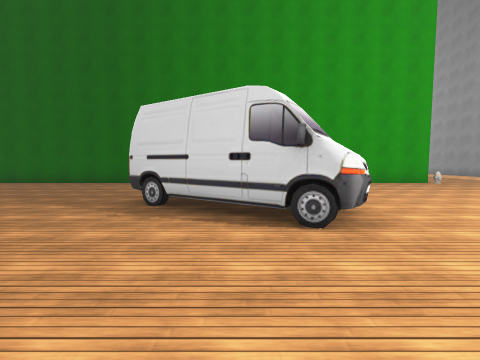
View 1 (above)

23 first-person views from a walk through a 3-D level made in the Unity game engine. The camera is 1.5 m above the floor, tilts 4° down and sees 90° across. The floor is counted in squares, 2 m on a side. Each view is taken from the middle of a square. On the plan, view 1 faces up. The plan holds only what a view shows up to about 9 squares ahead; the rest is blank. The place goes on beyond the plan. The player character is not drawn. Some surface patterns are stand-ins.

View 2
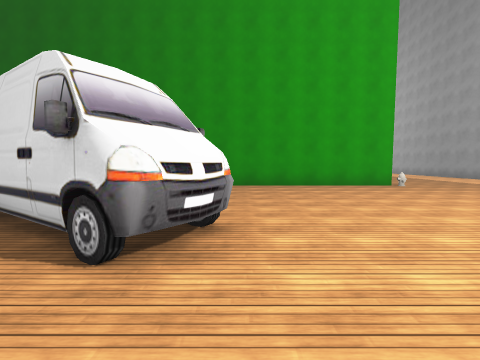

View 3
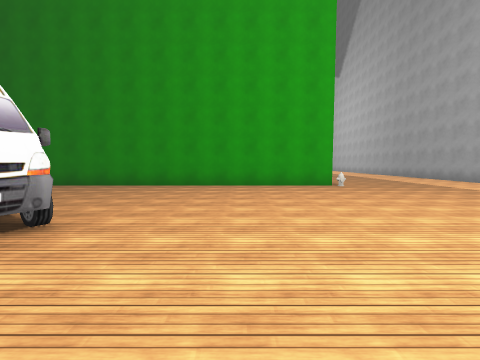

View 4
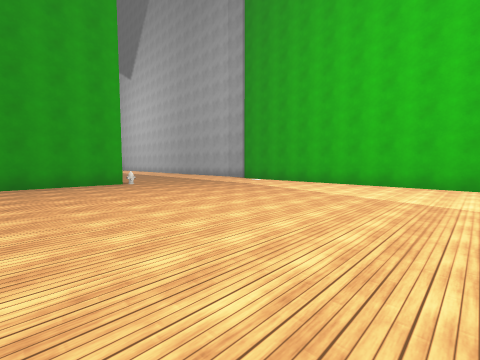

View 5
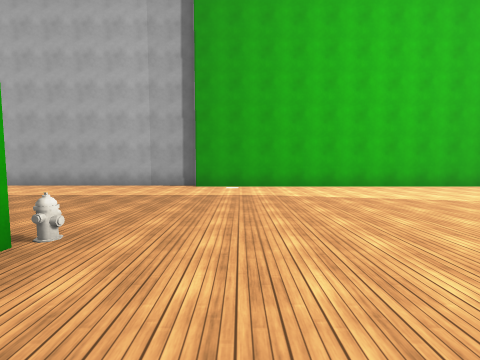

View 6
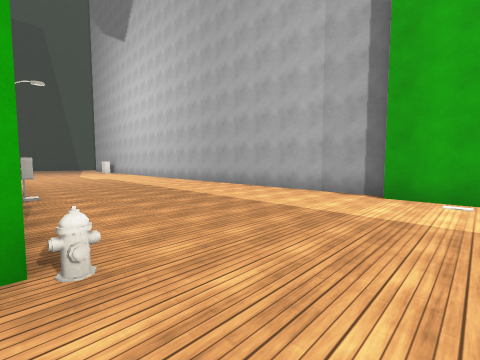

View 7
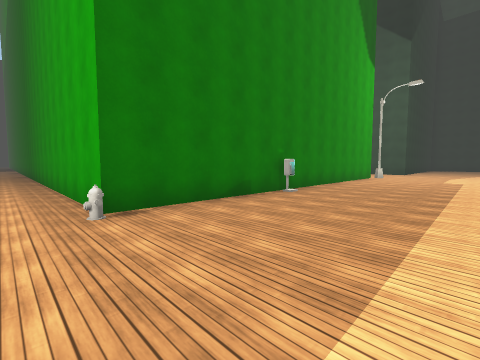

View 8
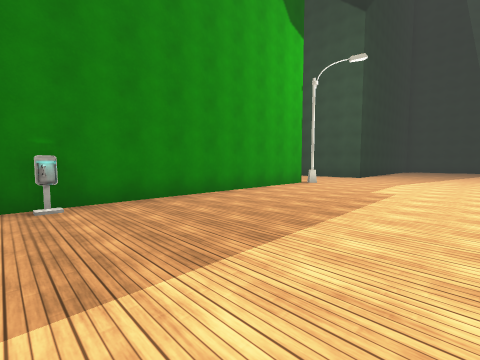

View 9
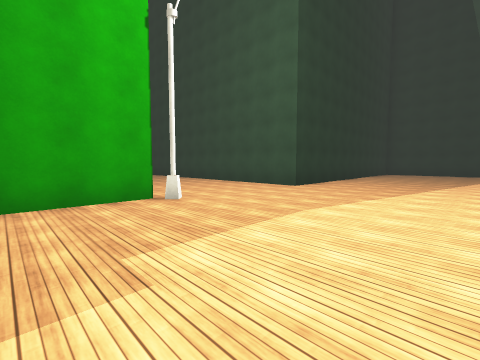

View 10
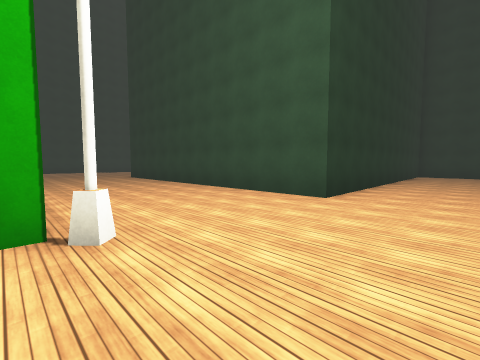

View 11
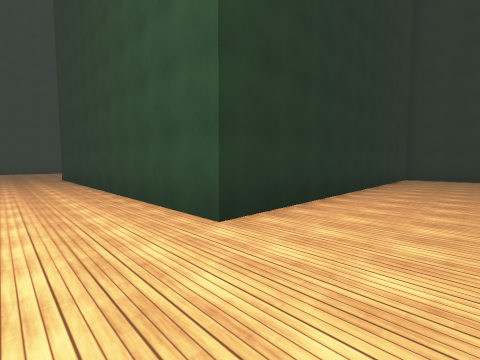

View 12
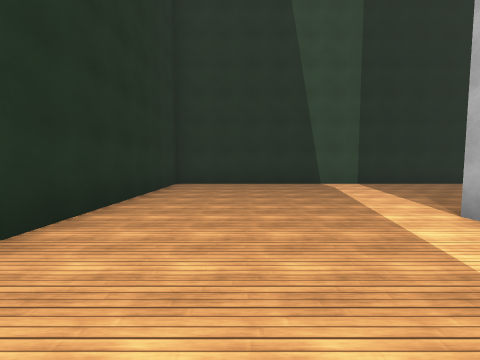

View 13
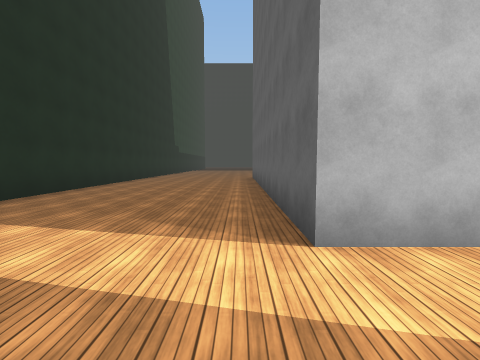

View 14
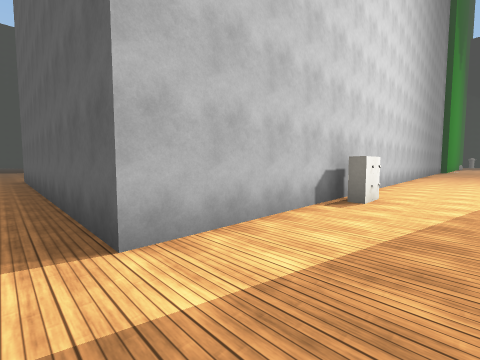

View 15
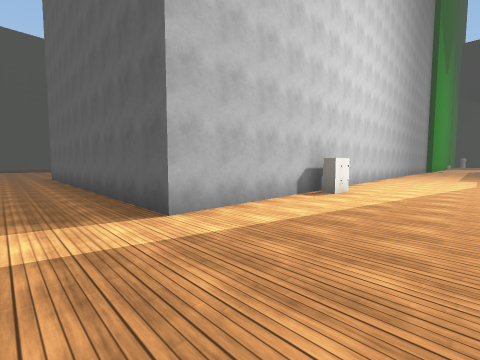

View 16
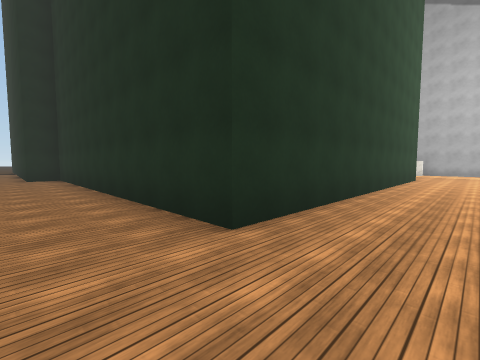

View 17
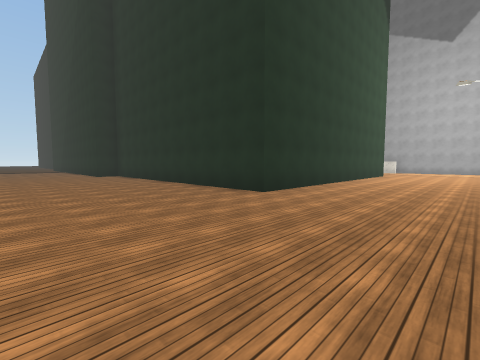

View 18
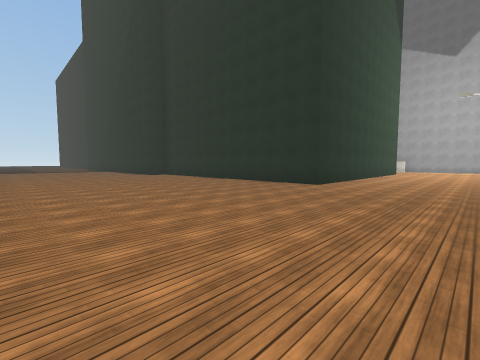

View 19
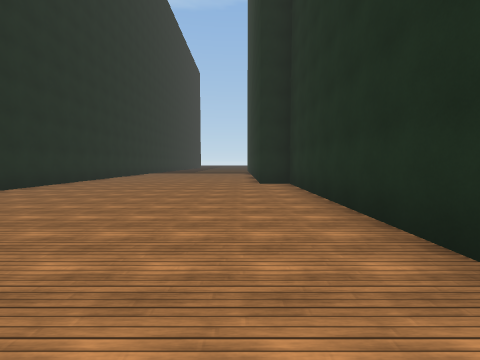

View 20
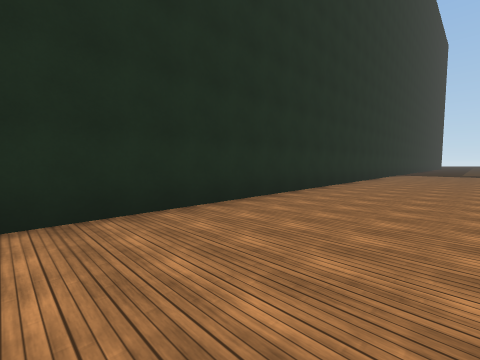

View 21
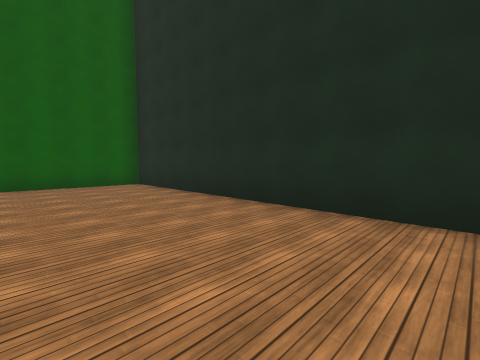

View 22
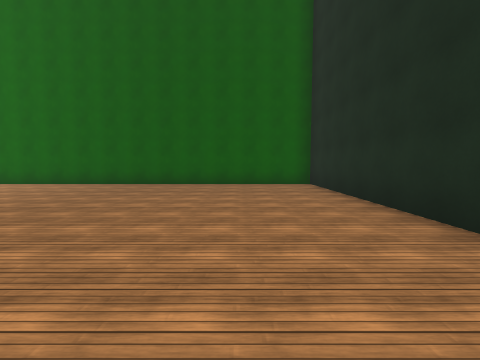

View 23
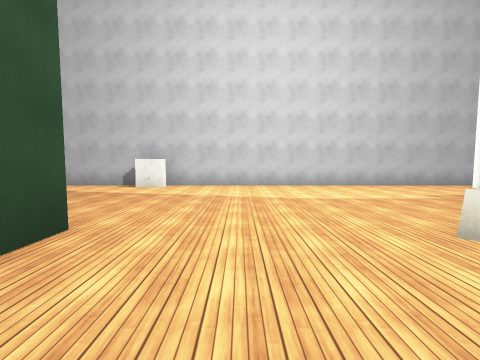

### Floor plan
Points are (right, up) in squares from view 1. A wall is a line through its corners. A room is listed if a view was taken in it or the views show most of it. See-through windows are left out.
Room 1 (views 1, 2, 3, 4, 5, 6, 7, 8, 9, 10, 11, 12, 13, 14, 15, 16, 17, 18, 19, 20, 21, 22, 23)
walls: (7.1, 21.4) (7.1, 14.4); (12.5, 26.4) (12.5, 27.3); (7.1, 12.5) (7.1, 9.4); (6.6, 9) (-2.4, 9); (13.1, 8.4) (13.1, 31.3) (20.5, 31.3); (1.6, 3.7) (1.3, 3.2); (1.8, 3.6) (1.2, 2.5) (-2.1, 4.5); (1.9, 3.5) (1.4, 2.4); (1.7, 3.1) (1.4, 2.7); (-11.6, 37.2) (-11.6, 21.3) (-0.2, 21.3); (20, 36.8) (7.7, 36.8) (7.7, 25.9) (-3.2, 25.9) (-3.2, 36.8) (-4.2, 36.8); (12.8, -0.5) (12.8, 8.5)
ways out: opening at (-1.9, 3.9)
objects: other object (7, 9); other object (7, 13) to (7, 14)

Positions as (right, up) in squares from view 1, and headings:
1: (0, 0), facing up
2: (2, 1), facing up
3: (4, 1), facing up
4: (4, 0), facing up-right
5: (5, 7), facing right
6: (7, 7), facing up-right
7: (11, 8), facing up-left
8: (12, 13), facing up-left
9: (12, 19), facing up-left
10: (10, 21), facing up-left
11: (10, 24), facing up-left
12: (10, 28), facing up
13: (11, 32), facing right
14: (11, 32), facing down-right
15: (10, 33), facing down-right
16: (-5, 24), facing up-right
17: (-8, 22), facing up-right
18: (-11, 22), facing up-right
19: (-5, 28), facing up
20: (-8, 28), facing up-left
21: (-8, 30), facing down-left
22: (-9, 30), facing down
23: (5, 24), facing right
